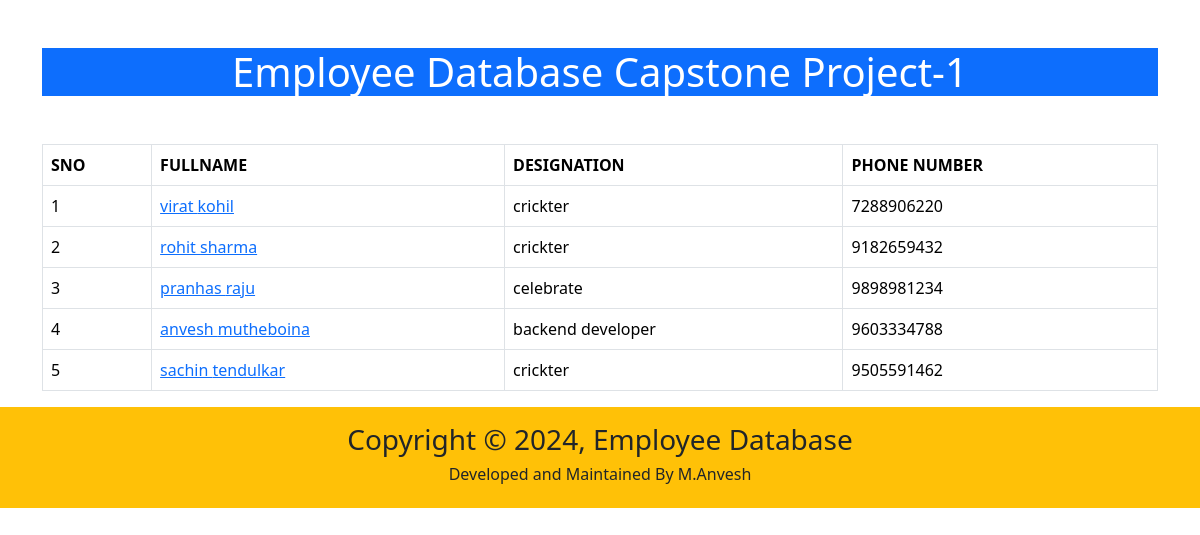
/home/, run on the app's committed database.
### app/models.py (models this page shows, shortened)
class Employee(models.Model):
    first_name=models.CharField(max_length=100)
    last_name=models.CharField(max_length=100)
    photo=models.ImageField(upload_to='images')
    designation=models.CharField(max_length=100)
    email_address=models.EmailField(max_length=100,unique=True)
    phone_number=models.CharField(max_length=10,blank=True)

### project1/views.py (the view)
# urls.py: 2. Add a URL to urlpatterns:  path('', views.home, name='home')
def home(request):
    employee=Employee.objects.all()
    context={
        'employee':employee,
    }
    return render(request,'home.html',context)

### templates/home.html (shortened to what this page needs)
<!DOCTYPE html>
<html lang="en">
<head>
    <link href="https://cdn.jsdelivr.net/npm/bootstrap@5.3.3/dist/css/bootstrap.min.css" rel="stylesheet">
</head>
<body>
    <div class="container mt-5">
        <h1 class="bg-primary text-center text-white">Employee Database Capstone Project-1</h1>
    <table class="table table-bordered table-hover mt-5">
        <thead class="text-uppercase">
          <tr>
            <th>SNo</th>
            <th>FullName</th>
            <th>Designation</th>
            <th>Phone Number</th>
          </tr>
        </thead>
        <tbody>
            {% for x in employee %}
            <tr>
                <td>{{forloop.counter}}</td>
                <td><a href={% url 'employee_detail' x.id%}>{{x.first_name}} {{x.last_name}}</a>
                <td>{{x.designation}}</td>
                <td>{{x.phone_number}}</td>
            </tr>
            {% endfor %}
      </table>
    </div>
    <footer class="p-3 bg-warning text-center">
        <div class="container">
            <div class="row">
                <div class="col">
                    <h3>Copyright &copy; 2024, Employee Database</h3>
                    <h6>Developed and Maintained By M.Anvesh</h6>
                </div>
            </div>
        </div>
    </footer>
</body>
</html>

### data on the page
Employee: first_name "virat", last_name "kohil", designation "crickter", phone_number "7288906220"
Employee: first_name "rohit", last_name "sharma", designation "crickter", phone_number "9182659432"
Employee: first_name "pranhas", last_name "raju", designation "celebrate", phone_number "9898981234"
Employee: first_name "anvesh", last_name "mutheboina", designation "backend developer", phone_number "9603334788"
Employee: first_name "sachin", last_name "tendulkar", designation "crickter", phone_number "9505591462"
